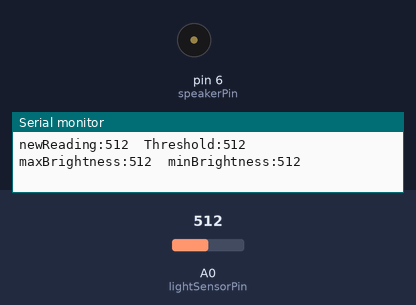
Bench run of a sketch on a simulated Arduino Uno, built with avr-gcc and run on an emulated ATmega328P. Shown: buzzer (waves = sounding), the last lines printed to the serial monitor. The test bench sets the inputs (shaded band); at power-on: A0 (lightSensorPin) = 512.

Above: at 1.2 s.
1.3 s: A0 (lightSensorPin) set to 494
At 1.34 s:
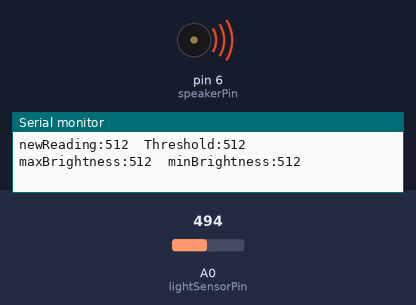
4.3 s: A0 (lightSensorPin) set to 1023
At 5.2 s:
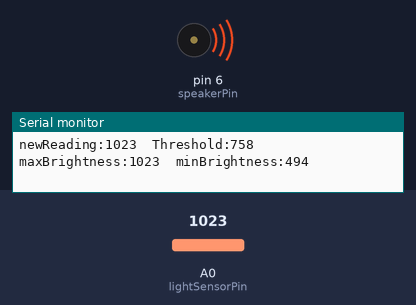
7.3 s: A0 (lightSensorPin) set to 716
At 7.47 s:
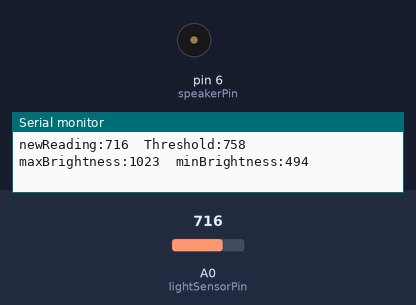
10.3 s: A0 (lightSensorPin) set to 104
13.3 s: A0 (lightSensorPin) set to 92
16.3 s: A0 (lightSensorPin) set to 122
At 16.3 s:
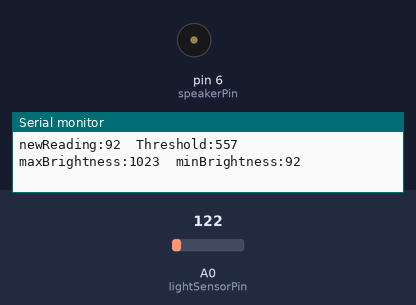
Timing chart, 0 to 19.3 s (numbered marks = the images above; inputs shaded):
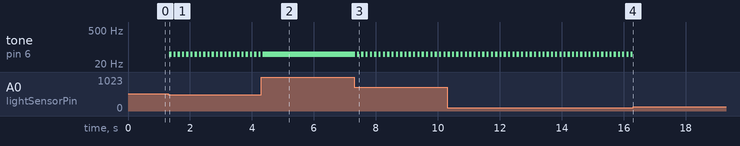

Measured:
- the behaviour switches between 511 and 510 on A0 (lightSensorPin) (found by bisection; images 0 and 1)
- after the input at 1.3 s, tone on pin 6 (speakerPin): alternates 50 Hz for 0.07 s and silent for 0.07 s, starting at once
- after the input at 4.3 s, tone on pin 6 (speakerPin): goes on until 4.4 s, then stays 50 Hz
- after the input at 7.3 s, tone on pin 6 (speakerPin): alternates 50 Hz for 0.07 s and silent for 0.07 s, starting at once
- after the input at 16.3 s, tone on pin 6 (speakerPin): stops changing and stays silent

The sketch:

15_continuousCalibrate-trends.ino
```cpp
// calibrating a sensor
// finding max, min, range of readings
// setting thresholds

// this example explores continuous calibration with sound

// sensor (photoCell) variables
int lightSensorPin = A0;
int brightness = 0; // used in setup
int avgBrightnessReading = 0; // used in loop
int lastBrightness = 0;

// calibration variables
int maxBrightness = 0;     // initialize very small
int minBrightness = 2000;  // initialize very big
int brightnessRange = 0;
int brightnessThreshold = 0;
float thresholdAmount = 0.5; // 0.0 - 1.0, percent of range

int crossedThreshold = 0;


// sound varibles
int speakerPin = 6;

// tone variables
boolean playNote = 0;
int toneToPlay;        // which tone
int alarmTone = 50;

int toneLow  = 50;     // tune to your desired frequency range
int toneHigh = 1500;


// timer variables
unsigned long currentTime = 0;
unsigned long toneInterval = 50; // try the long and short
unsigned long toneStart = 0;

// raisng or falling ?
boolean TREND = 0;
boolean INCREASING = 1;
boolean DECREASING = 0;


void setup() {
  // put your setup code here, to run once:
  Serial.begin(9600);
  pinMode(lightSensorPin, INPUT);


  Serial.println("setup complete");
}

void loop() {

  // *******  get simple average of (X) distances
  avgBrightnessReading = averageBrightness(2); // average (X) readings

  // *******  calibrate with new reading
  calibrate(avgBrightnessReading);

  // ******* check <finalValue> against <brightnessThreshold>
  crossedThreshold = checkThreshold(avgBrightnessReading);

  // *******  NEW NEW NEW **********
  // check for sensor trent ... rasing or falling?
  if ( lastBrightness > avgBrightnessReading) TREND = DECREASING;
  if ( lastBrightness < avgBrightnessReading) TREND = INCREASING;

  // ******* determine action

  // check relation to threshold
  switch ( crossedThreshold ) {
    case (0):
      // below threshold here
      //Serial.println("below");  // uncomment for monitor

      // below threshold we will sound an alarm  < IF still going down !>

      if ( TREND == DECREASING) {
        // you are below threshold and still going down

          // timer for tone change -- see W08-08-tones and timers
          currentTime = millis();

          // timer for note pulses
          if ( currentTime - toneStart  > toneInterval ) {
             playNote = !playNote; // toggle note on/off
             toneToPlay =  alarmTone;  // set tone
             toneStart += toneInterval; // reset timer
          }
      } else {
        // below threshold and coming up
        toneToPlay =  alarmTone;
      }
      break;

    case (1):
      // above threshold code here
      //Serial.println("above");  // uncomment for monitor
      if ( TREND = INCREASING) {
        playNote = true;
        toneToPlay = map(avgBrightnessReading, minBrightness, maxBrightness, toneHigh-500, toneLow);
      } else {
        playNote = true;
        toneToPlay = map(avgBrightnessReading, minBrightness, maxBrightness, toneLow, toneHigh);
      }

      break;
  }

  // take action

  // generate sound
  //take action
  if ( playNote ){
    tone(speakerPin, toneToPlay);
  } else {
    noTone(speakerPin);
  }

  printReadings(avgBrightnessReading);

  // write in diary -- see lightning mcqueen w07
  lastBrightness = avgBrightnessReading;
  delay(10);
}

void printReadings(int newReading) {
  Serial.print( "newReading:" ); // NEW!! -- the colon will make it a label in plotter!
  Serial.print( newReading );
  Serial.print('\t');

  Serial.print( "Threshold:");
  Serial.print( brightnessThreshold);
  Serial.print('\t');

  Serial.print( "maxBrightness:");
  Serial.print( maxBrightness);
  Serial.print('\t');

  Serial.print( "minBrightness:");
  Serial.println( minBrightness);
}
```

calibrate.ino
```cpp
void calibrate(int newValue){
  if(newValue > maxBrightness)  maxBrightness = newValue;
  if(newValue < minBrightness)  minBrightness = newValue;
  brightnessRange = maxBrightness-minBrightness;
  brightnessThreshold = minBrightness + (brightnessRange*thresholdAmount);
}


int checkThreshold(int theValue){
  if (theValue > brightnessThreshold) return 1;  // above threshold
  if (theValue < brightnessThreshold) return 0;  // below threshold
}
```

readSensors.ino
```cpp
// this function reads the distance 'howMany' times
// it then returns the average of those readings


int averageBrightness( int howMany ){
  long dist = 0;
  for (int i = 0; i < howMany; i++){
      dist += analogRead(lightSensorPin);
      delay(2);
  }
  return dist = (int) dist / howMany;
}
```
